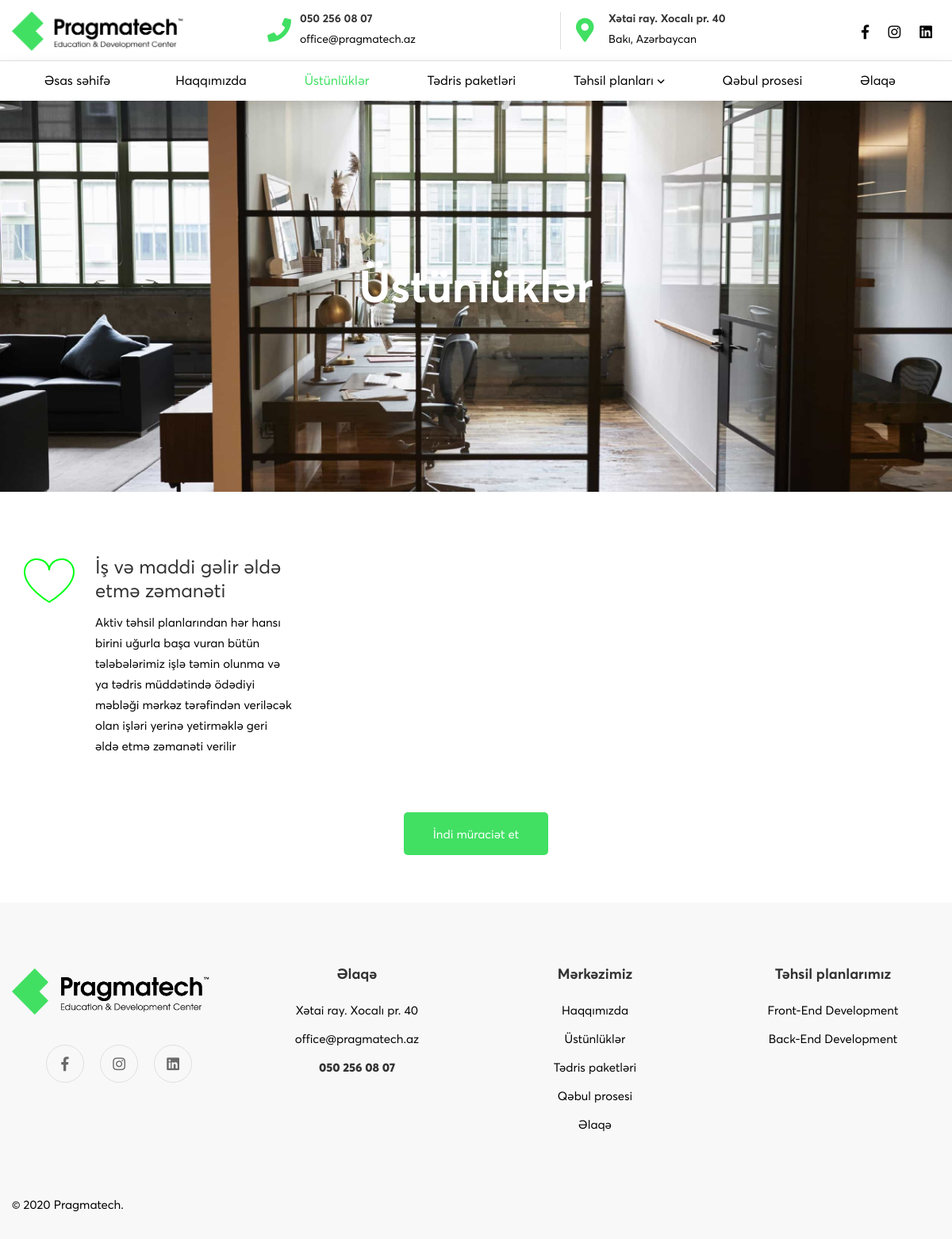
Screenshot of /üstünlüklər with the database file from the repository.
### PragmatechApp/models.py (models this page shows)
class Advantage(Base):
    __tablename__ = 'Advantage'
    id = db.Column(db.Integer, primary_key=True)
    svg_img = db.Column(db.String(100), nullable=False)
    title = db.Column(db.Text, nullable=False)
    description = db.Column(db.Text, nullable=False)

### PragmatechApp/user/routes.py (the view)
@user.route('/üstünlüklər')
def advantages():
    advantages = session.query(Advantage).all()
    selectedBanner = session.query(BannerImg).get(2)
    banner_file = url_for('static', filename='user_assets/images/site_pics/' + selectedBanner.banner_img)
    return render_template('advantages.html', banner_file=banner_file, advantages=advantages)

### PragmatechApp/user/templates/advantages.html
{% extends 'layout.html' %}
{% block main %}
<div class="site-wrapper-reveal">
    <div class="about-banner-wrap banner-space bg-img" data-bg="{{ banner_file }}">
        <div class="container">
            <div class="row">
                <div class="col-lg-8 ml-auto mr-auto">
                    <div class="about-banner-content text-center">
                    <h1 class="mb-15 text-white">Üstünlüklər</h1>
                    </div>
                </div>
            </div>
        </div>
    </div>
    <div class="feature-icon-wrapper section-space--ptb_100">
        <div class="container">
            <div class="row">
                <div class="col-12">
                    <div class="feature-list__two">
                        <div class="row">
                            {% for advantage in advantages %}
                                <div class="col-lg-4 col-md-6 wow move-up">
                                    <div class="ht-box-icon style-02 single-svg-icon-box">
                                        <div class="icon-box-wrap">
                                            <div class="icon">
                                                <div class="svg-icon" id="svg-1" data-svg-icon="{{ url_for('static', filename='user_assets/images/site_pics/' + advantage.svg_img) }}">
                                                </div>
                                            </div>
                                            <div class="content">
                                                <h5 class="heading">{{ advantage.title }}</h5>
                                                <div class="text">{{ advantage.description }}</div>
                                            </div>
                                        </div>
                                    </div>
                                </div>
                            {% endfor %}
                        </div>
                    </div>
                </div>
                <div class="col-lg-12">
                    <div class="feature-list-button-box mt-30 text-center">
                        <button class="ht-btn ht-btn-md apply-btn">İndi müraciət et</button>
                    </div>
                </div>
            </div>
        </div>
    </div>
</div>
{% endblock %}

### PragmatechApp/static/user_assets/css/new-changes.css (style rules this page uses)
.text-white { font-weight:700 }
.site-wrapper-reveal { position:relative }
.about-banner-wrap { background-size:cover;background-repeat:no-repeat;background-position:center;background-repeat:no-repeat;background-size:cover }

### rows the page displays
Advantage: title "İş və maddi gəlir əldə etmə zəmanəti", description "Aktiv təhsil planlarından hər hansı birini uğurla başa vuran bütün tələbələrimiz işlə təmin olunma və ya tədris müddətində ödədiyi məbləği mərkəz tərəfindən veriləcək olan işləri yerinə yetirməklə geri əldə etmə zəmanəti verilir"
